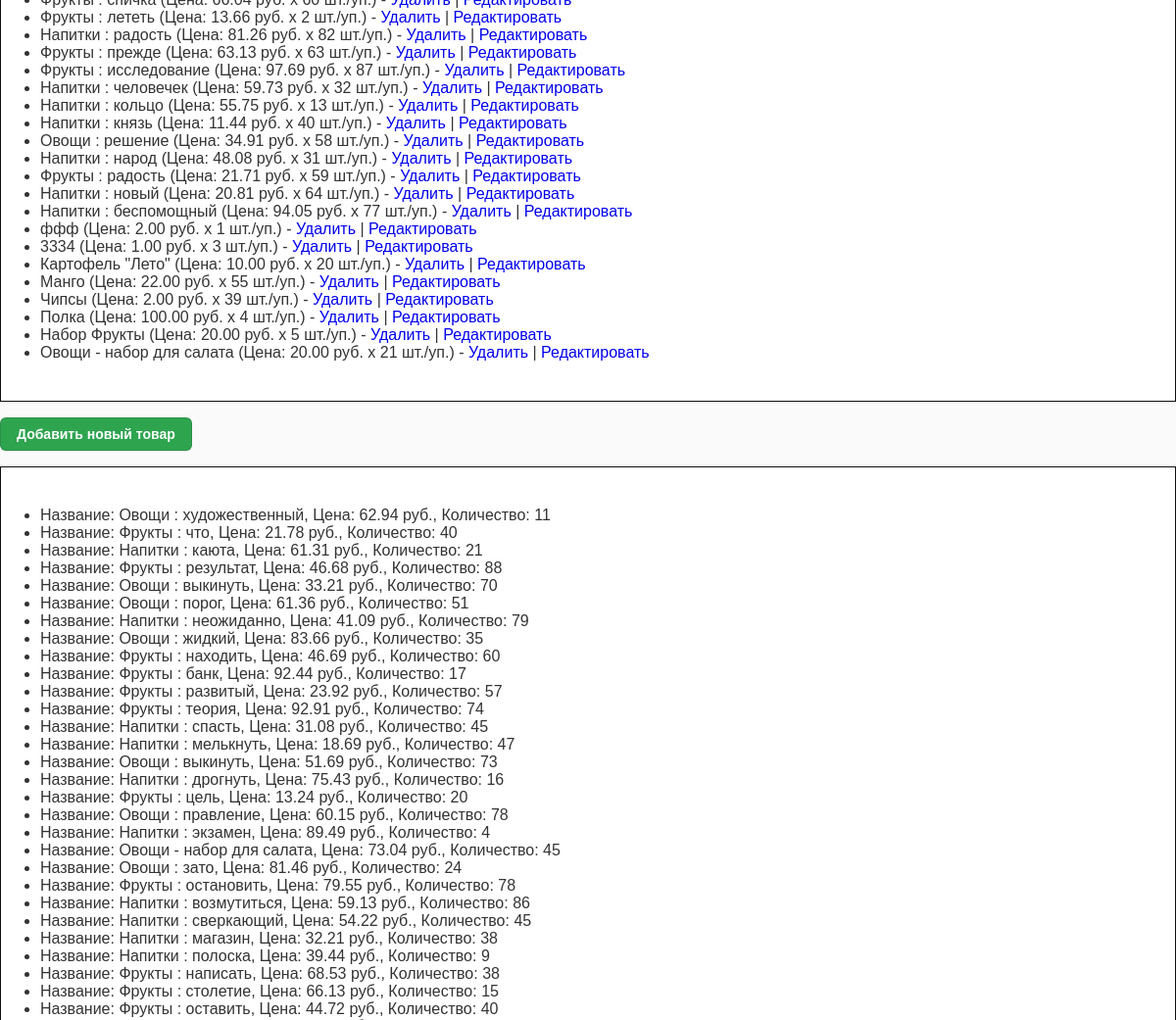
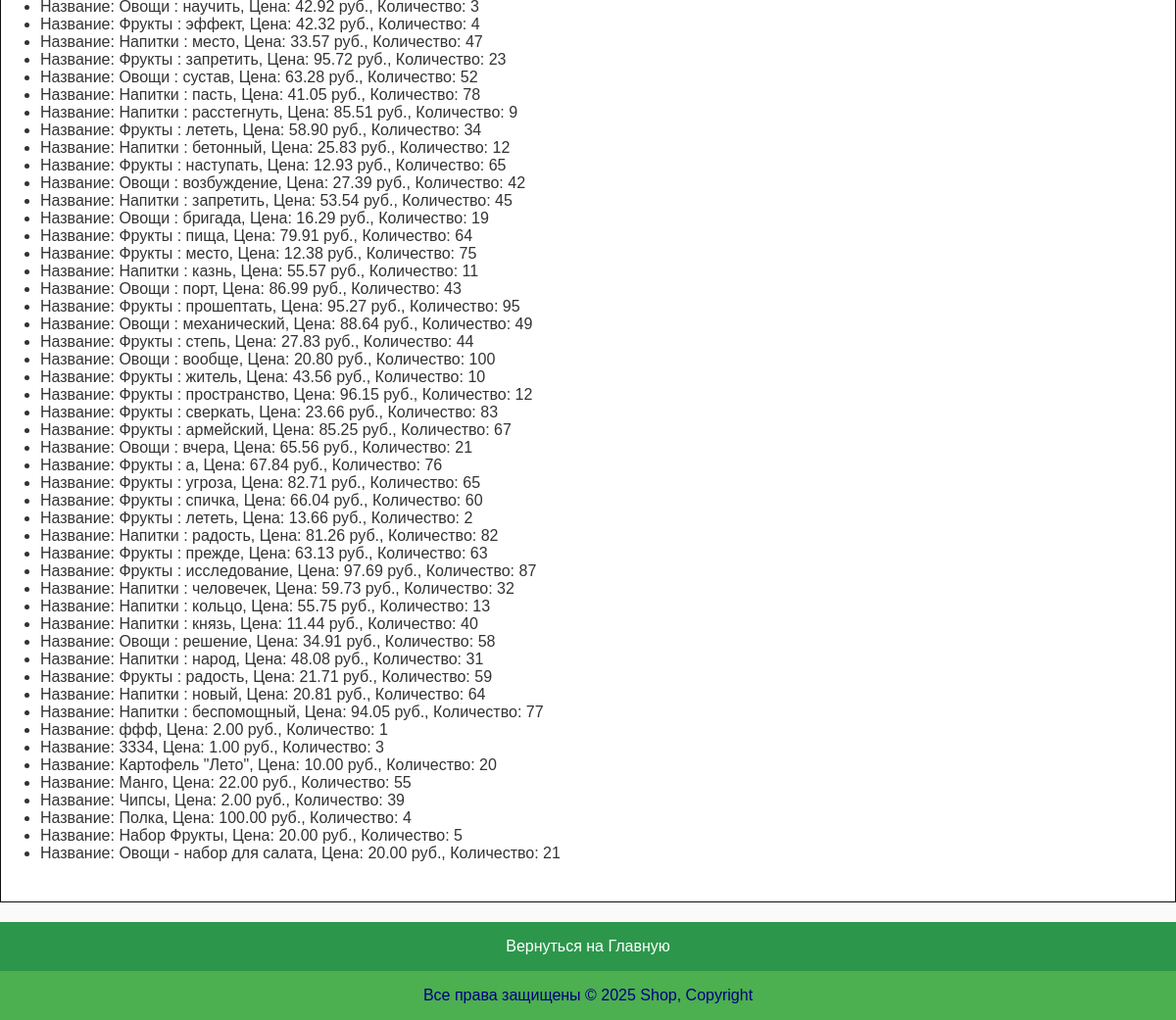
/products/ (lower part), run on an earlier commit of the app's database (2 pictures, top to bottom).
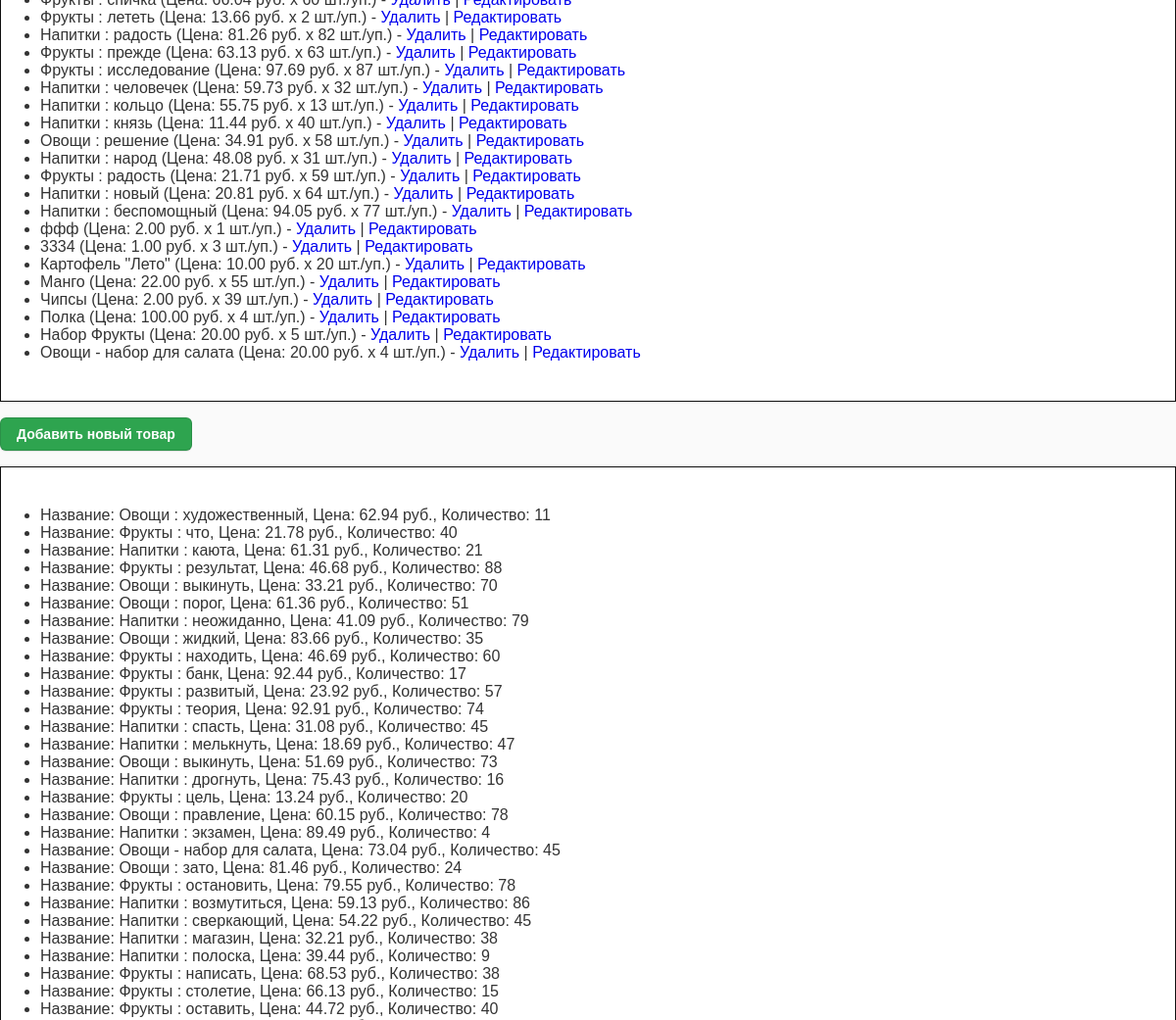
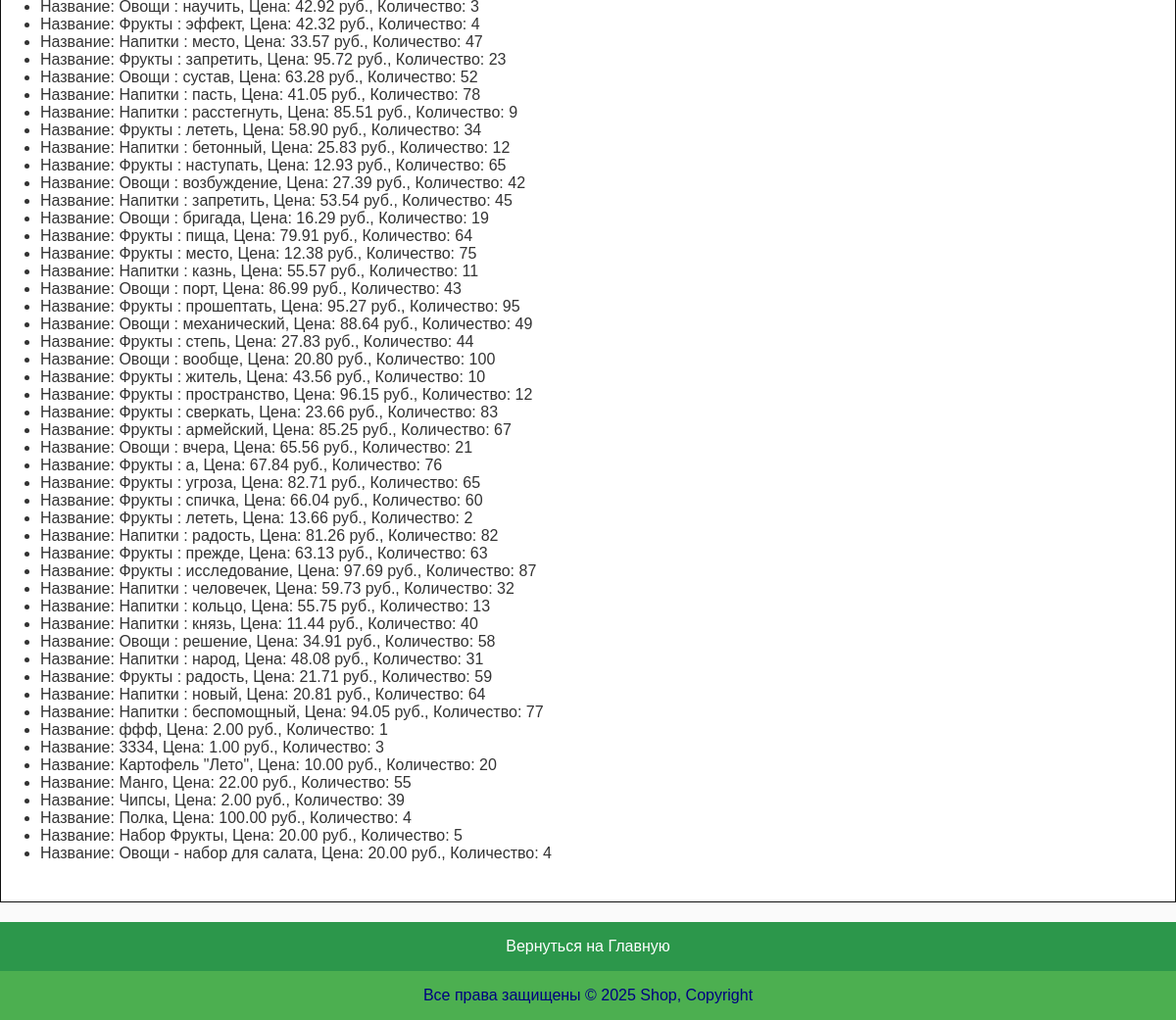
And on a later commit of the database (2 pictures, top to bottom).
### shop/models.py (models this page shows, shortened)
class Product(models.Model):
    name = models.CharField(max_length=100)
    description = models.TextField()
    price = models.DecimalField(max_digits=8, decimal_places=2)
    quantity = models.PositiveIntegerField(default=0)
    photo = models.ImageField(upload_to='product_photos/', null=True, blank=True)
    added_date = models.DateTimeField(auto_now_add=True)

### shop/views.py (the view)
# urls.py: path('products/', products_list, name='products_list'),
def products_list(request):
    products = Product.objects.all()
    context = {'products': products}
    return render(request, 'products_list.html', context)

### shop/templates/products_list.html (shortened to what this page needs)
{% extends 'base.html' %}
{% block content %}
<ul class="border">
    {% for product in products %}
    <li>{{ product.name }} (Цена: {{ product.price }} руб. х {{ product.quantity }} шт./уп.) -
        <a href="{% url 'delete_product' product.id %}">Удалить</a> |
        <a href="{% url 'edit_product' product.id %}">Редактировать</a>
    </li>
    {% empty %}
    <li>Нет товаров в базе данных.</li>
    {% endfor %}
</ul>
<button class="button"><a style="color: white;" href="{% url 'add_product' %}">Добавить новый товар</a></button>
<ul class="border bottom">
    {% for product in products %}
    <li>Название: {{ product.name }}, Цена: {{ product.price }} руб., Количество: {{ product.quantity }}</li>
    {% empty %}
    <li>Нет продуктов в базе данных.</li>
    {% endfor %}
</ul>
{% include 'footer_top.html' %}
{% endblock %}

What changed in the data, as far as the page shows it:
changed Product (number 20 of 78 on the later page): quantity "21" → "4"
